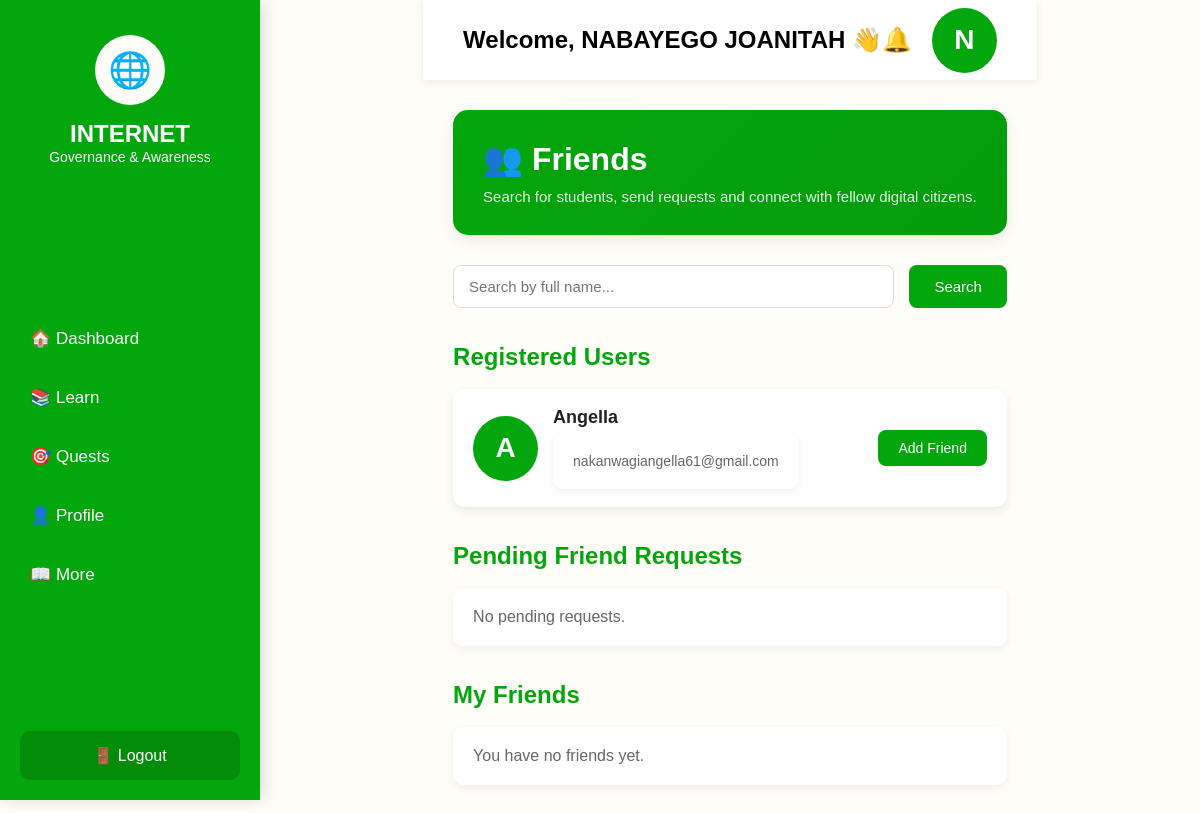
Page /user/friends.php (signed in) on the committed database.
### tables this page shows
CREATE TABLE `users` (
  `id` int(11) NOT NULL,
  `fullname` varchar(100) NOT NULL,
  `email` varchar(100) NOT NULL,
  `password` varchar(255) NOT NULL,
  `role` enum('admin','user') DEFAULT 'user',
  `profile_picture` varchar(255) DEFAULT 'default.png',
  `xp` int(11) DEFAULT 0,
  `level` int(11) DEFAULT 1,
  `theme` enum('light','dark') DEFAULT 'light',
  `status` enum('active','inactive','blocked') DEFAULT 'active',
  `last_login` datetime DEFAULT NULL,
  `created_at` timestamp NOT NULL DEFAULT current_timestamp(),
  `updated_at` timestamp NOT NULL DEFAULT current_timestamp() ON UPDATE current_timestamp(),
  `program` enum('Week','Weekend') NOT NULL DEFAULT 'Week',
  `experience` text DEFAULT NULL,
  `date_joined` timestamp NOT NULL DEFAULT current_timestamp()
);

### user/friends.php (the view, shortened to what this page needs)
<?php
require_once("../core.php");
$user_id = $_SESSION['user_id'];
$search = "";
if($search != ""){
    $stmt = $conn->prepare("
        SELECT *
        FROM users
        WHERE id != ?
        AND fullname LIKE CONCAT('%', ?, '%')
        ORDER BY fullname ASC
    ");
    $stmt->bind_param("is",$user_id,$search);
}else{
    $stmt = $conn->prepare("
        SELECT *
        FROM users
        WHERE id != ?
        ORDER BY fullname ASC
    ");
    $stmt->bind_param("i",$user_id);
}
$stmt->execute();
$users = $stmt->get_result();
$stmt = $conn->prepare("
SELECT
friends.id,
users.fullname,
users.profile_picture,
users.email
FROM friends
JOIN users
ON friends.user_id = users.id
WHERE friends.friend_id=?
AND friends.status='pending'
");
$stmt->bind_param("i",$user_id);
$stmt->execute();
$requests = $stmt->get_result();
$stmt = $conn->prepare("
SELECT users.id,
users.fullname,
users.email,
users.profile_picture
FROM friends
JOIN users
ON
(
CASE
WHEN friends.user_id=?
THEN users.id=friends.friend_id
ELSE users.id=friends.user_id
END
)
WHERE
(friends.user_id=? OR friends.friend_id=?)
AND friends.status='accepted'
");
$stmt->bind_param("iii",$user_id,$user_id,$user_id);
$stmt->execute();
$friends=$stmt->get_result();
?>
<!DOCTYPE html>
<html>
<head>
<link rel="stylesheet" href="../assets/style.css">
<link rel="stylesheet" href="../assets/friends.css">
</head>
<body>
<?php require_once("../includes/sidebar.php"); ?>
<div class="main">
<?php require_once("../includes/navbar.php"); ?>
<div class="content">
<div class="page-header">
<h1>👥 Friends</h1>
<p>Search for students, send requests and connect with fellow digital citizens.</p>
</div>
<form method="GET" class="search-box">
<input
type="text"
name="search"
placeholder="Search by full name..."
value="<?php echo htmlspecialchars($search); ?>">
<button type="submit">
Search
</button>
</form>
<div class="section">
<h2>Registered Users</h2>
<?php
if($users->num_rows>0){
while($row=$users->fetch_assoc()){
?>
<div class="friend-card">
<div class="friend-left">
<?php
if($row['profile_picture']!="default.png"){
?>
<img src="../uploads/<?php echo htmlspecialchars($row['profile_picture']); ?>">
<?php
}else{
?>
<div class="avatar">
<?php
echo strtoupper(substr($row['fullname'],0,1));
?>
</div>
<?php
}
?>
<div>
<h3>
<?php echo htmlspecialchars($row['fullname']); ?>
</h3>
<p>
<?php echo htmlspecialchars($row['email']); ?>
</p>
</div>
</div>
<div>
<button class="green-btn add-friend-btn" data-id="<?php echo $row['id']; ?>" data-name="<?php echo htmlspecialchars($row['fullname']); ?>">
Add Friend
</button>
</div>
</div>
<?php
}
}else{
?>
<p>No users found.</p>
<?php
}
?>
</div>
<div class="section">
<h2>Pending Friend Requests</h2>
<?php
if($requests->num_rows>0){
while($row=$requests->fetch_assoc()){
?>
<div class="friend-card">
<div class="friend-left">
<?php
if($row['profile_picture']!="default.png"){
?>
<img src="../uploads/<?php echo htmlspecialchars($row['profile_picture']); ?>">
<?php
}else{
?>
<div class="avatar">
<?php
echo strtoupper(substr($row['fullname'],0,1));
?>
</div>
<?php
}
?>
<div>
<h3>
<?php echo htmlspecialchars($row['fullname']); ?>
</h3>
<p>
<?php echo htmlspecialchars($row['email']); ?>
</p>
</div>
</div>
<div>
<a href="accept_friend.php?id=<?php echo $row['id']; ?>">
<button class="green-btn">
Accept
</button>
</a>
<a href="decline_friend.php?id=<?php echo $row['id']; ?>">
<button class="red-btn">
Decline
</button>
</a>
</div>
</div>
<?php
}
}else{
?>
<p>No pending requests.</p>
<?php
}
?>
</div>
<div class="section">
<h2>My Friends</h2>
<?php
if($friends->num_rows>0){
while($row=$friends->fetch_assoc()){
?>
<div class="friend-card">
<div class="friend-left">
<?php
if($row['profile_picture']!="default.png"){
?>
<img src="../uploads/<?php echo htmlspecialchars($row['profile_picture']); ?>">
<?php
}else{
?>
<div class="avatar">
<?php
echo strtoupper(substr($row['fullname'],0,1));
?>
</div>
<?php
}
?>
<div>
<h3>
<?php echo htmlspecialchars($row['fullname']); ?>
</h3>
<p>
<?php echo htmlspecialchars($row['email']); ?>
</p>
</div>
</div>
<span class="friend-badge">
Friends
</span>
</div>
<?php
}
}else{
?>
<p>You have no friends yet.</p>
<?php
}
?>
</div>
</div>
</div>
</body>
</html>

### assets/style.css (style rules this page uses)
* { margin:0; padding:0; box-sizing:border-box; font-family:Arial, Helvetica, sans-serif; }
body { background:#f5f7fb; display:flex; justify-content:center; align-items:center; min-height:100vh; }
body { margin:0; background:#fffdf7; font-family:'Poppins',sans-serif; }
.main { margin-left:260px; }
.avatar { width:45px; height:45px; border-radius:50%; background:#03a60c; color:white; display:flex; justify-content:center; align-items:center; font-weight:bold; font-size:18px; }
.content { padding:35px; }

### assets/friends.css (style rules this page uses)
body { background:#fffdf7; font-family:Arial, Helvetica, sans-serif; }
.content { padding:30px; }
.page-header { background:linear-gradient(135deg,#03a60c,#059b0c); color:#fff; padding:30px; border-radius:15px; margin-bottom:30px; box-shadow:0 5px 15px rgba(0,0,0,.08); }
.page-header h1 { margin:0; font-size:32px; }
.page-header p { margin-top:10px; opacity:.9; font-size:15px; }
.search-box { display:flex; gap:15px; margin-bottom:30px; }
.search-box input { flex:1; padding:12px 15px; border:1px solid #ddd; border-radius:8px; font-size:15px; outline:none; background:#fff; }
.search-box button { background:#03a60c; color:#fff; border:none; padding:12px 25px; border-radius:8px; cursor:pointer; font-size:15px; transition:.3s; }
.section { margin-top:35px; }
.section h2 { color:#03a60c; margin-bottom:18px; }
.friend-card { display:flex; justify-content:space-between; align-items:center; background:#fff; border-radius:12px; padding:18px 20px; margin-bottom:18px; box-shadow:0 4px 10px rgba(0,0,0,.08); transition:.3s; }
.friend-left { display:flex; align-items:center; gap:15px; }
.avatar { width:65px; height:65px; border-radius:50%; background:#03a60c; color:#fff; display:flex; justify-content:center; align-items:center; font-size:28px; font-weight:bold; }
.friend-left h3 { margin:0; color:#222; font-size:18px; }
.friend-left p { margin-top:5px; color:#666; font-size:14px; }
.green-btn { background:#03a60c; color:white; border:none; padding:10px 20px; border-radius:8px; cursor:pointer; font-size:14px; transition:.3s; }
.section p { background:#fff; padding:20px; border-radius:10px; color:#666; box-shadow:0 3px 8px rgba(0,0,0,.06); }

### rows in the picture
users: fullname "A", fullname "Angella", email "nakanwagiangella61@gmail.com"

### other values in the picture
$_SESSION['fullname'] "NABAYEGO JOANITAH"
substr($_SESSION['fullname'],0,1) "N"
